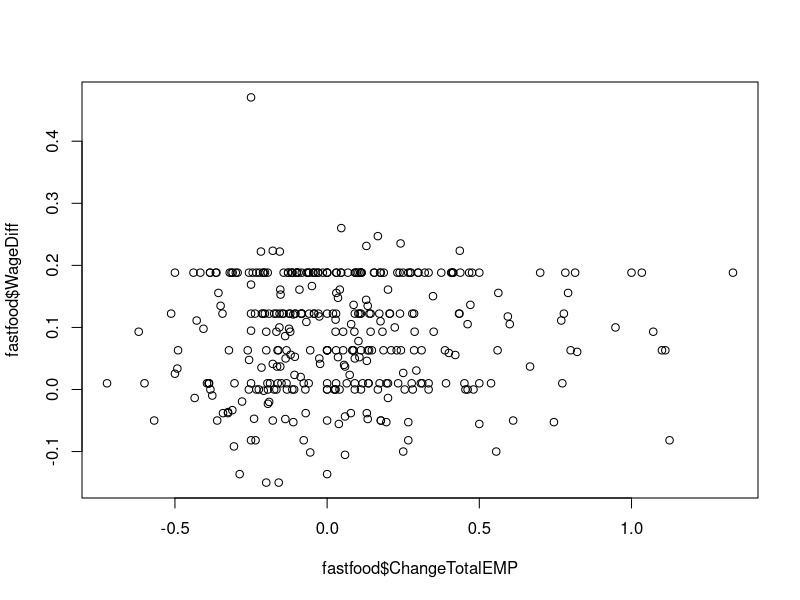
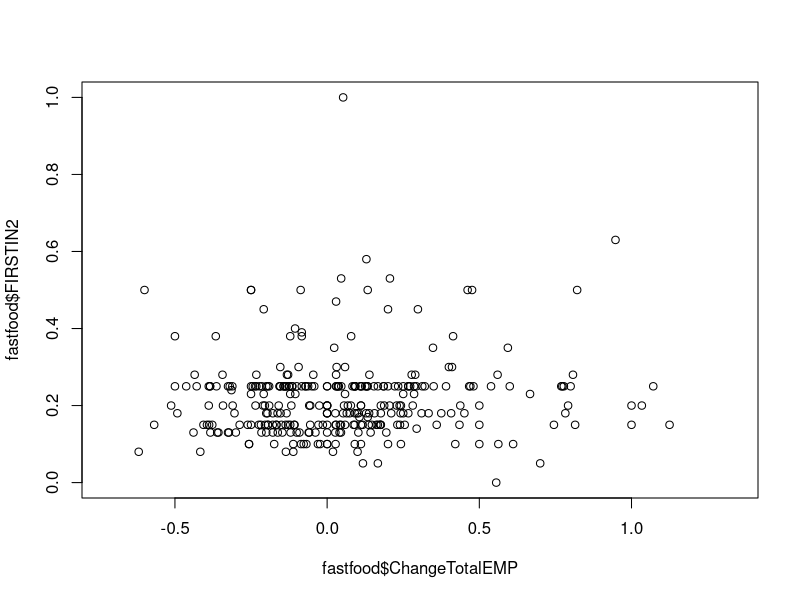
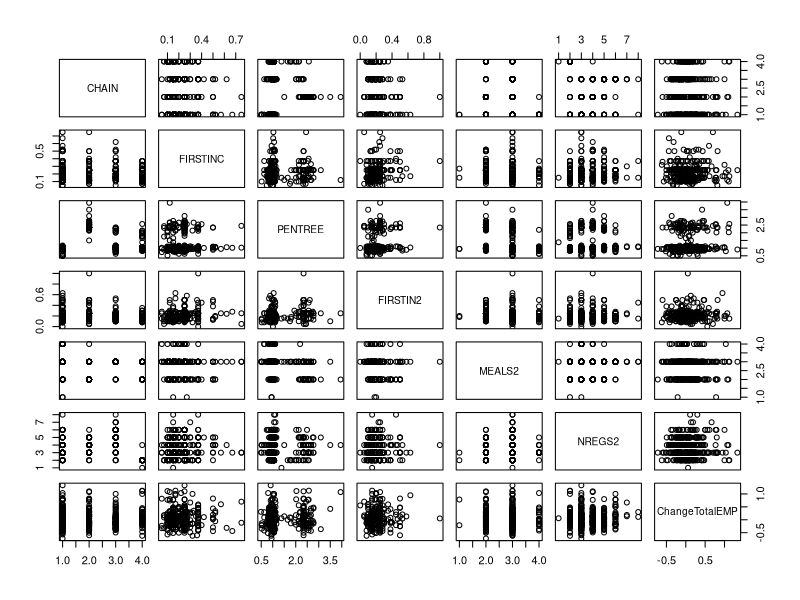
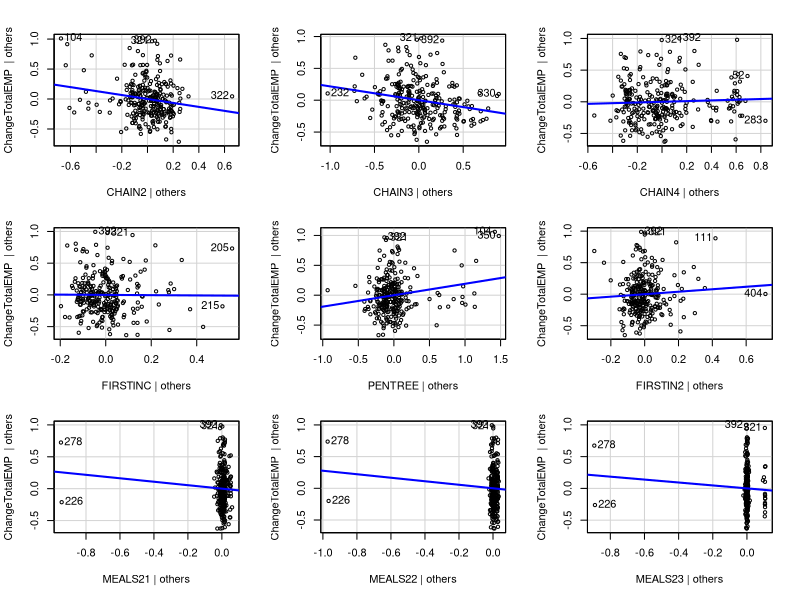
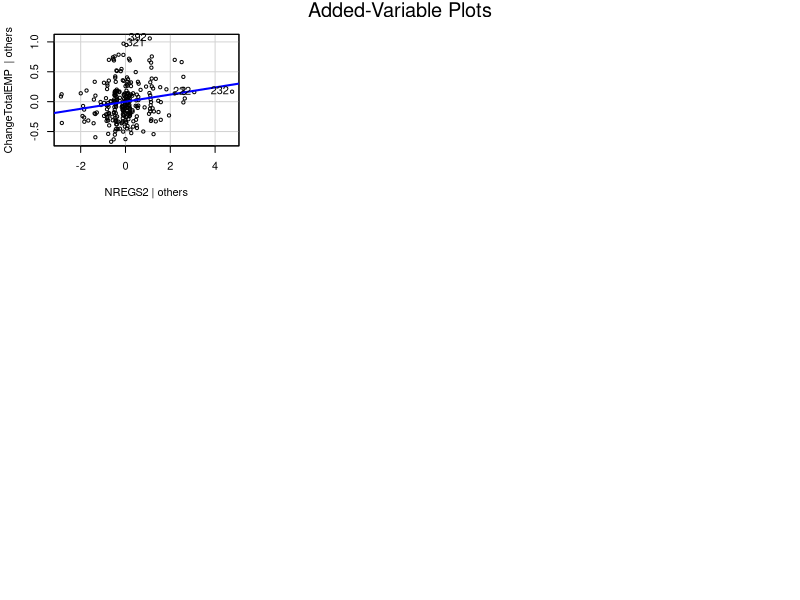
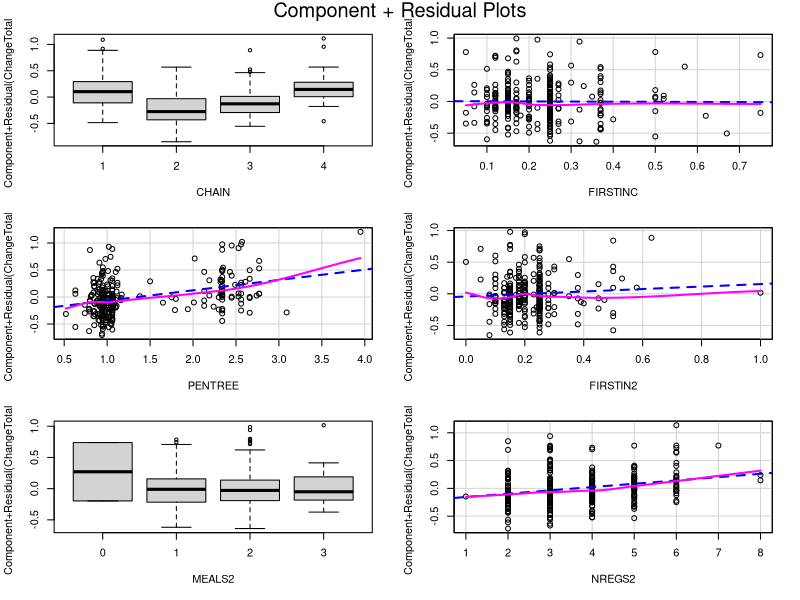

The R script that drew these images, in order:
################################
#Statistics 151A: Final Project#
#     Timothy Wang 23073372    #
################################

################################
#########  Question 2  #########
################################

## Set-up
require(foreign)
require(ggplot2)
setwd("/Users/timwang/Desktop/Stat 151A/Final Exam")
fastfood <- read.csv("fastfood.csv", na.strings = c('.', 'NA'), header = T)
	
head(fastfood)
summary(fastfood)
names(fastfood)

fastfood <- fastfood[fastfood$STATUS2 == 1,] # We only want restaurants that replied for the second time.
fastfood$TotalEMP1 <- fastfood$EMPFT + fastfood$EMPPT + fastfood$NMGRS
fastfood$TotalEMP2 <- fastfood$EMPFT2 + fastfood$EMPPT2 + fastfood$NMGRS2
fastfood$ChangeTotalEMP <- fastfood$TotalEMP2 / fastfood$TotalEMP1 - 1
fastfood$WageDiff <- fastfood$WAGE_ST2 / fastfood$WAGE_ST - 1

factorizing <- match(c("SPECIAL2", "STATE", "BONUS", "MEALS2", "MEALS", "CHAIN"), names(fastfood))
for(j in factorizing)
{
	fastfood[, j] <- factor(fastfood[, j])
}

remNA = match(c("ChangeTotalEMP"), names(fastfood))
#remNA = match(c("ChangeTotalEMP", "WageDiff"), names(fastfood))
for(i in remNA)
{
	fastfood <- fastfood[!is.na(fastfood[, i]), ]
}

dim(fastfood)
# [1] 378  50
# So we still have 378 observations to work with.

plot(fastfood$ChangeTotalEMP, fastfood$WageDiff)
plot(fastfood$ChangeTotalEMP, fastfood$FIRSTIN2)

cbind(names(fastfood), sapply(1:length(names(fastfood)), function(x){class(fastfood[, x])}))

#leaveout <- match(c("SHEET", "SOUTHJ", "CENTRALJ", "NORTHJ", "PA1", "PA2", "SHORE", "NCALLS", "OPEN", "TYPE2", "DATE2", "NCALLS2", "OPEN2R", "EMPFT", "EMPPT", "NMGRS", "EMPFT2", "EMPPT2", "NMGRS2", "TotalEMP1", "TotalEMP2", "STATUS2", "WageDiff"), names(fastfood))

leaveout <- match(c("SHEET", "SOUTHJ", "CENTRALJ", "NORTHJ", "PA1", "PA2", "SHORE", "NCALLS", "OPEN", "TYPE2", "DATE2", "NCALLS2", "OPEN2R", "EMPFT", "EMPPT", "NMGRS", "EMPFT2", "EMPPT2", "NMGRS2", "TotalEMP1", "TotalEMP2", "STATUS2"), names(fastfood))

require(leaps)
trimmed <- fastfood[, -leaveout]
finpls <- match("STATE", names(trimmed)) # 3
regs <- regsubsets(ChangeTotalEMP ~ ., data = trimmed, nvmax = 15)
#regs <- regsubsets(ChangeTotalEMP ~ ., data = trimmed, nvmax = 15, force.in = 5)
summary(regs)
bestModel <- match(min(summary(regs)$cp), summary(regs)$cp)
coefs <- which(summary(regs)$which[bestModel,])[-1]
coefs
#  CHAIN2   CHAIN3 FIRSTINC  PENTREE FIRSTIN2  MEALS23   NREGS2 
#       2        3        9       18       23       27       32 
mod <- lm(ChangeTotalEMP~CHAIN + FIRSTINC + PENTREE + FIRSTIN2 + MEALS2 + NREGS2, data = fastfood)
pairscand <- match(c("CHAIN", "FIRSTINC", "PENTREE", "FIRSTIN2", "MEALS2", "NREGS2", "ChangeTotalEMP"), names(fastfood))
pairs(fastfood[, pairscand])

require(car)
avPlots(mod)
crPlots(mod)
# mod2 <- lm(ChangeTotalEMP ~ STATE*(CHAIN + FIRSTINC + PENTREE + FIRSTIN2 + MEALS2 + NREGS2), data = fastfood)
# mod3 <- lm(ChangeTotalEMP~CHAIN * FIRSTINC * PENTREE * FIRSTIN2 * MEALS2 * NREGS2, data = fastfood)
# mod4 <- lm(ChangeTotalEMP~STATE * CHAIN * FIRSTINC * PENTREE * FIRSTIN2 * MEALS2 * NREGS2, data = fastfood)
# summary(mod)
# summary(mod2)
# summary(mod3)
# summary(mod4)
# anova(mod, mod2)
# anova(mod2, mod3)
# anova(mod3, mod4)
# plot(mod4)
#summary(mod3)


keepInd <- match(c("STATE", "EMPFT", "EMPPT", "NMGRS", "WAGE_ST", "HRSOPEN", "PSODA", "PFRY", "PENTREE", "STATUS2", "EMPFT2", "EMPPT2", "NMGRS2", "WAGE_ST2", "HRSOPEN2", "PSODA2", "PFRY2", "PENTREE2", "NREGS11", "NREGS112", "PCTAFF"), names(fastfood))

fastfood <- fastfood[, keepInd]
dim(na.omit(fastfood))
